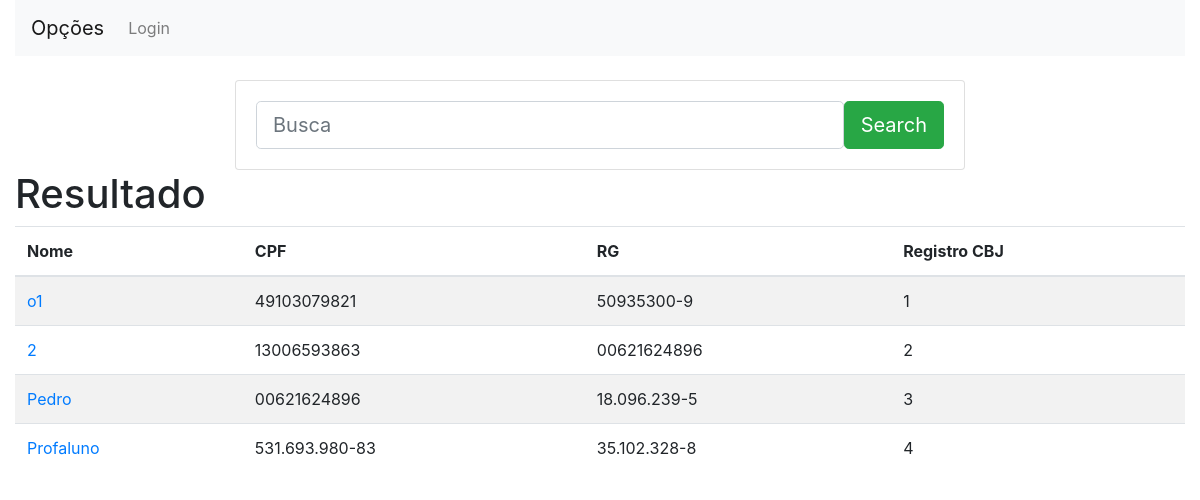
Page /core/search_pessoa/ on the earlier database version.
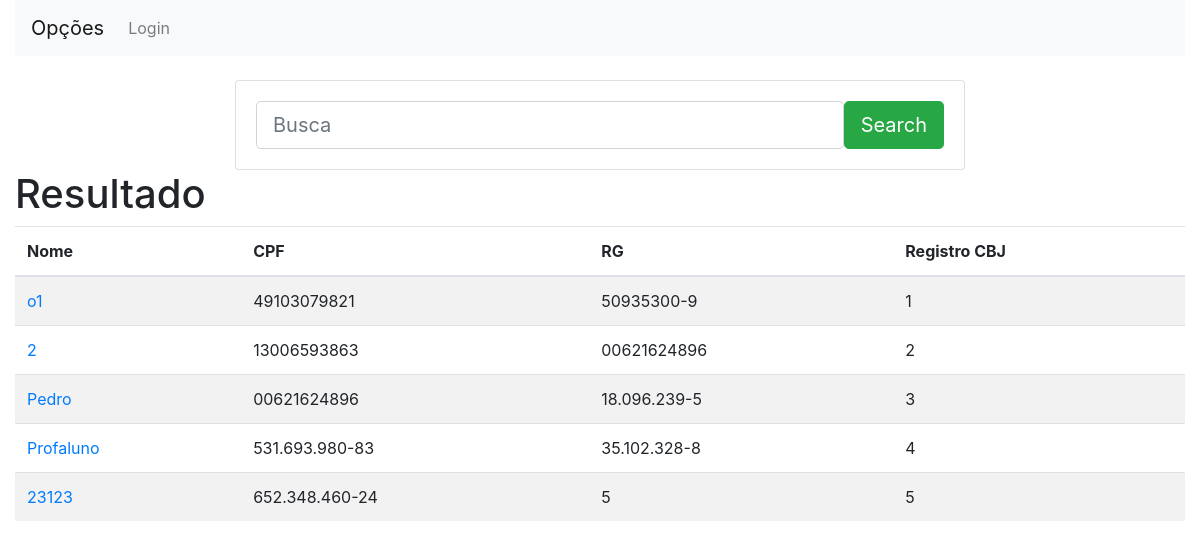
Same page on the later database version.
### core/models.py (models this page shows)
class Pessoa(models.Model): # Classe Pessoa
    Nome = models.CharField(max_length=45)
    DataNascimento = models.DateField()
    CPF = CPFField('CPF', unique=True)
    RGNumero = models.CharField(max_length=12, unique=True)
    RGOrgao = models.CharField(max_length=20)
    RegistroCBJ = models.AutoField(primary_key=True, unique=True, editable=False)
    Faixa = models.ForeignKey(Faixa, on_delete=models.CASCADE)
    FaixaDataEntrega = models.DateTimeField(auto_now=True)
    CEP = models.CharField(max_length=20)
    Rua = models.CharField(max_length=50)
    Numero = models.SmallIntegerField()
    Complemento = models.CharField(max_length=50, blank=True, null=True)
    Bairro = models.CharField(max_length=50)
    Estado = models.CharField(max_length=50)
    Cidade = models.CharField(max_length=50)
    Telefone1 = models.CharField(max_length=20)
    Telefone2 = models.CharField(max_length=20)
    Observacoes = models.TextField(max_length=50, blank=True, null=True)
    DataCadastro = models.DateField(editable=False, auto_now=True)

### core/views.py (the view)
# urls.py: path('search_pessoa/', search_pessoa.as_view(), name='search_pessoa'), # SEARCH
class search_pessoa(ListView):
    model = Pessoa
    template_name = 'core/search_pessoa.html'
    def get_queryset(self): # funcao para aplicar os filtros de busca
        query = self.request.GET.get('q')
        if not query :
            query = ""
        object_list = Pessoa.objects.filter(
            Q(Nome__icontains=query) | Q(CPF__icontains=query)  | Q(RGNumero__icontains=query)  | Q(RegistroCBJ__icontains=query)
        )
        return object_list

### core/templates/core/search_pessoa.html (shortened to what this page needs)
{% extends 'core/base.html' %}
{% block main %}
{% include 'core/menu.html' %}
<div class="container">
  <br/>
	<div class="row justify-content-center">
    <div class="col-12 col-md-10 col-lg-8">
        <form class="card card-sm" action="{% url 'search_pessoa' %}" method="get">
            <div class="card-body row no-gutters align-items-center">
                <div class="col">
                    <input class="form-control form-control-lg form-control-borderless" type="search" placeholder="Busca" aria-label="Busca" name="q">
                </div>
                <div class="col-auto">
                    <button class="btn btn-lg btn-success" type="submit">Search</button>
                </div>
            </div>
        </form>
    </div>
  </div>
</div>
<h1>Resultado</h1>
<table class="table table-striped">
  <thead>
    <tr>
      <th scope="col">Nome</th>
      <th scope="col">CPF</th>
      <th scope="col">RG</th>
      <th scope="col">Registro CBJ</th>
    </tr>
  </thead>
  <tbody>
    {% for pessoa in object_list %}
        <tr>
            <td><a href="{% url 'core_update_pessoa' pessoa.RegistroCBJ %}">{{ pessoa.Nome }}</a></td>
            <td>{{ pessoa.CPF }}</td>
            <td>{{ pessoa.RGNumero }}</td>
            <td>{{ pessoa.RegistroCBJ }}</td>
        </tr>
    {% endfor %}
  </tbody>
</table>
{% endblock %}

Differences in the rows shown:
added Pessoa: Nome "23123", CPF "652.348.460-24", RGNumero "5", RegistroCBJ "5"
